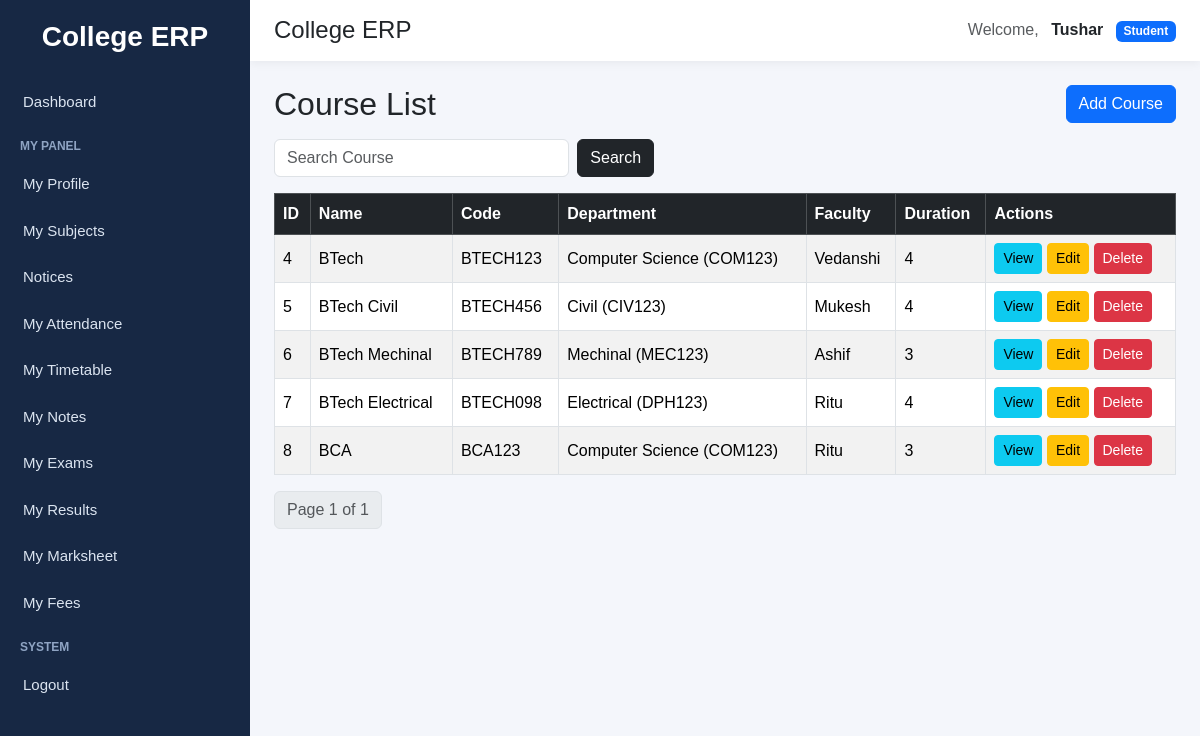
/courses/ (signed in), run on the app's committed database.
### accounts/models.py (models this page shows, shortened)
class CustomUser(AbstractUser):
    ROLE_CHOICES = (
        ("student", "Student"),
        ("faculty", "Faculty"),
        ("admin", "Admin"),
    )
    role = models.CharField(max_length=20, choices=ROLE_CHOICES)
    groups = models.ManyToManyField(
        Group,
        blank=True,
        related_name="customuser_set",
        related_query_name="customuser"
    )
    user_permissions = models.ManyToManyField(
        Permission,
        blank=True,
        related_name="customuser_permissions_set",
        related_query_name="customuser_permission"
    )

### courses/models.py (models this page shows, shortened)
class Course(models.Model):
    name = models.CharField(max_length=100, unique=True)
    code = models.CharField(max_length=20, unique=True)
    department = models.ForeignKey(
        Department,
        on_delete=models.CASCADE,
        related_name="courses"
    )
    duration = models.PositiveIntegerField(default=3)
    faculty = models.ForeignKey(
        "faculty.Faculty",
        on_delete=models.SET_NULL,
        null=True,
        blank=True,
        related_name="assigned_courses"
    )
    created_at = models.DateTimeField(auto_now_add=True)
    class Meta:
        ordering = ["name"]

### departments/models.py (models this page shows)
class Department(models.Model):
    name = models.CharField(max_length=100, unique=True)
    code = models.CharField(max_length=10, unique=True)
    class Meta:
        ordering = ["name"]
    def __str__(self):
        return f"{self.name} ({self.code})"

### faculty/models.py (models this page shows)
class Faculty(models.Model):
    user = models.OneToOneField(
        settings.AUTH_USER_MODEL,
        on_delete=models.CASCADE,
        related_name='faculty_profile',
        null=True,
        blank=True
    )
    name = models.CharField(max_length=150, blank=True, null=True)
    email = models.EmailField(blank=True, null=True)
    phone = models.CharField(max_length=15, blank=True, null=True)
    department = models.CharField(max_length=100, blank=True, null=True)
    course = models.ForeignKey(
        'courses.Course',
        on_delete=models.SET_NULL,
        null=True,
        blank=True,
        related_name='faculty_members'
    )
    designation = models.CharField(max_length=100, blank=True, null=True)
    photo = models.ImageField(upload_to='faculty/', blank=True, null=True)
    date_joined = models.DateField(blank=True, null=True)
    created_at = models.DateTimeField(auto_now_add=True, null=True, blank=True)
    def __str__(self):
        return self.name or "Faculty"

### courses/views.py (the view)
# urls.py: path("", views.course_list, name="course_list"),
@login_required
def course_list(request):
    query = request.GET.get("q", "")
    courses = Course.objects.select_related(
        "department", "faculty"
    ).all().order_by("id")
    if query:
        courses = courses.filter(
            Q(name__icontains=query) |
            Q(code__icontains=query)
        )
    paginator = Paginator(courses, 10)
    page_number = request.GET.get("page")
    courses = paginator.get_page(page_number)
    return render(request, "courses/course_list.html", {
        "courses": courses,
        "query": query,
    })

### notices/context_processors.py (called while the page is built)
def latest_notices(request):
    if not request.user.is_authenticated:
        return {"latest_notices": []}
    notices = get_visible_notices_for_user(request.user)[:5]
    return {"latest_notices": notices}

### courses/templates/courses/course_list.html (shortened to what this page needs)
{% extends "base.html" %}
{% block content %}
<div class="d-flex justify-content-between align-items-center mb-3">
    <h2 class="mb-0">Course List</h2>
    <a href="/courses/add/" class="btn btn-primary">Add Course</a>
</div>
<form method="GET" class="row g-2 mb-3">
    <div class="col-md-4">
        <input type="text" name="q" class="form-control" placeholder="Search Course" value="{{ request.GET.q }}">
    </div>
    <div class="col-auto">
        <button type="submit" class="btn btn-dark">Search</button>
    </div>
</form>
<div class="table-responsive">
    <table class="table table-bordered table-striped align-middle">
        <thead class="table-dark">
            <tr>
                <th>ID</th>
                <th>Name</th>
                <th>Code</th>
                <th>Department</th>
                <th>Faculty</th>
                <th>Duration</th>
                <th>Actions</th>
            </tr>
        </thead>
        <tbody>
        {% for course in courses %}
            <tr>
                <td>{{ course.id }}</td>
                <td>{{ course.name }}</td>
                <td>{{ course.code }}</td>
                <td>{{ course.department }}</td>
                <td>{{ course.faculty }}</td>
                <td>{{ course.duration }}</td>
                <td>
                    <a href="/courses/profile/{{ course.id }}/" class="btn btn-info btn-sm">View</a>
                    <a href="/courses/edit/{{ course.id }}/" class="btn btn-warning btn-sm">Edit</a>
                    <a href="/courses/delete/{{ course.id }}/" class="btn btn-danger btn-sm">Delete</a>
                </td>
            </tr>
        {% empty %}
            <tr>
                <td colspan="7" class="text-center">No courses found.</td>
            </tr>
        {% endfor %}
        </tbody>
    </table>
</div>
<nav>
    <ul class="pagination">
        <li class="page-item disabled">
            <span class="page-link">Page {{ courses.number }} of {{ courses.paginator.num_pages }}</span>
        </li>
    </ul>
</nav>
{% endblock %}

### templates/base.html (shortened to what this page needs)
<!DOCTYPE html>
<html lang="en">
<head>
    <link href="https://cdn.jsdelivr.net/npm/bootstrap@5.3.3/dist/css/bootstrap.min.css" rel="stylesheet">
</head>
<body>
<div class="sidebar">
    <h3>College ERP</h3>
    {% if request.user.is_authenticated %}
        {% if request.user.is_superuser or request.user.role == 'admin' %}
            <a href="/dashboard/" class="{% if '/dashboard' in request.path or request.path == '/' %}active-link{% endif %}">
                Dashboard
            </a>
            <div class="sidebar-section-title">Management</div>
            <a href="{% url 'student_list' %}" class="{% if '/students/' in request.path %}active-link{% endif %}">
                Students
            </a>
            <a href="{% url 'faculty_list' %}" class="{% if '/faculty/' in request.path %}active-link{% endif %}">
                Faculty
            </a>
            <a href="/courses/" class="{% if '/courses/' in request.path %}active-link{% endif %}">
                Courses
            </a>
            <a href="/departments/" class="{% if '/departments/' in request.path %}active-link{% endif %}">
                Departments
            </a>
            <div class="sidebar-section-title">Academics</div>
            <a href="/subjects/" class="{% if '/subjects/' in request.path and '/subjects/assignments/' not in request.path and '/subjects/my/' not in request.path %}active-link{% endif %}">
                Subjects
            </a>
            <a href="{% url 'subject_assignment_list' %}" class="{% if '/subjects/assignments/' in request.path %}active-link{% endif %}">
                Subject Assignments
            </a>
            <a href="{% url 'notice_list' %}" class="{% if '/notices/' in request.path %}active-link{% endif %}">
                Notices
            </a>
            <a href="{% url 'attendance_list' %}" class="{% if '/attendance/' in request.path %}active-link{% endif %}">
                Attendance
            </a>
            <a href="{% url 'timetable_list' %}" class="{% if '/timetable/' in request.path and '/timetable/faculty/' not in request.path and '/timetable/student/' not in request.path %}active-link{% endif %}">
                Timetable
            </a>
            <a href="/exams/" class="{% if '/exams/' in request.path and '/exams/results/' not in request.path %}active-link{% endif %}">
                Exams
            </a>
            <a href="{% url 'exam_schedule_list' %}" class="{% if '/exams/schedule/' in request.path %}active-link{% endif %}">
                Exam Schedule
            </a>
            <a href="{% url 'result_list' %}" class="{% if '/exams/results/list/' in request.path %}active-link{% endif %}">
                Results
            </a>
            <a href="{% url 'fee_structure_list' %}" class="{% if '/finance/structures/' in request.path %}active-link{% endif %}">
                Fee Structures
            </a>
            <a href="{% url 'promote_student_fee' %}" class="{% if '/finance/promote/' in request.path %}active-link{% endif %}">
                Promote Fees
            </a>
            <a href="{% url 'student_fee_list' %}" class="{% if '/finance/students/' in request.path %}active-link{% endif %}">
                Student Fees
            </a>
        {% elif request.user.role == 'student' %}
            <a href="/dashboard/" class="{% if '/dashboard' in request.path or request.path == '/' %}active-link{% endif %}">
                Dashboard
            </a>
            <div class="sidebar-section-title">My Panel</div>
            <a href="{% url 'my_student_profile' %}" class="{% if '/students/profile/' in request.path %}active-link{% endif %}">
                My Profile
            </a>
            <a href="{% url 'my_subjects' %}" class="{% if '/subjects/my/' in request.path %}active-link{% endif %}">
                My Subjects
            </a>
            <a href="{% url 'notice_list' %}" class="{% if '/notices/' in request.path %}active-link{% endif %}">
                Notices
            </a>
            <a href="{% url 'my_attendance' %}" class="{% if '/attendance/my/' in request.path %}active-link{% endif %}">
                My Attendance
            </a>
            <a href="{% url 'student_timetable' %}" class="{% if '/timetable/student/' in request.path %}active-link{% endif %}">
                My Timetable
            </a>
            <a href="{% url 'student_note_list' %}" class="{% if '/notes/student/' in request.path %}active-link{% endif %}">
                My Notes
            </a>
            <a href="{% url 'student_exam_schedule' %}" class="{% if '/exams/my-exams/' in request.path %}active-link{% endif %}">
                My Exams
            </a>
            <a href="{% url 'student_result_list' %}" class="{% if '/exams/results/student/' in request.path %}active-link{% endif %}">
                My Results
            </a>
            <a href="{% url 'consolidated_marksheet' %}" class="{% if '/exams/marksheet/' in request.path %}active-link{% endif %}">
                My Marksheet
            </a>
            <a href="{% url 'my_fees' %}" class="{% if '/finance/my-fees/' in request.path %}active-link{% endif %}">
                My Fees
            </a>
        {% endif %}
        <div class="sidebar-section-title">System</div>
        <form method="post" action="/accounts/logout/" style="margin:0;">
            <button type="submit" class="sidebar-logout-btn">Logout</button>
        </form>
    {% endif %}
</div>
<div class="main-content">
    <div class="topbar d-flex justify-content-between align-items-center">
        <h4 class="mb-0">{% block page_title %}College ERP{% endblock %}</h4>
        <div>
            {% if request.user.is_authenticated %}
                <span class="me-2 text-muted">Welcome,</span>
                <strong>{{ request.user.username }}</strong>
                {% if request.user.is_superuser %}
                    <span class="badge bg-danger ms-2">Admin</span>
                {% elif request.user.role %}
                    <span class="badge bg-primary ms-2">{{ request.user.role|title }}</span>
                {% endif %}
            {% endif %}
        </div>
    </div>
    <div class="content-area">
        {% block content %}{% endblock %}
    </div>
</div>
</body>
</html>

### templates/base.html (style rules this page uses)
body { background-color: #f4f6fb; margin: 0; padding: 0; font-family: Arial, sans-serif; }
.sidebar { width: 250px; min-height: 100vh; background: #172844; color: white; position: fixed; top: 0; left: 0; padding-top: 20px; }
.sidebar h3 { text-align: center; margin-bottom: 25px; font-weight: 700; }
.sidebar a { color: #dbe4f0; text-decoration: none; display: block; padding: 12px 20px; font-size: 15px; border-left: 3px solid transparent; }
.sidebar-section-title { font-size: 12px; color: #8fa4c3; padding: 12px 20px 6px; text-transform: uppercase; font-weight: bold; }
.sidebar-logout-btn { color: #dbe4f0; text-decoration: none; display: block; padding: 12px 20px; font-size: 15px; border: none; background: none; width: 100%; text-align: left; border-left: 3px solid transparent; }
.main-content { margin-left: 250px; min-height: 100vh; }
.topbar { background: white; padding: 16px 24px; box-shadow: 0 2px 10px rgba(0,0,0,0.06); }
.content-area { padding: 24px; }

### data on the page
CustomUser: user.username "Tushar", user.role "Student"
Course: id "4", name "BTech", code "BTECH123", department "Computer Science (COM123)", faculty "Vedanshi", duration "4"
Course: id "5", name "BTech Civil", code "BTECH456", department "Civil (CIV123)", faculty "Mukesh", duration "4"
Course: id "6", name "BTech Mechinal", code "BTECH789", department "Mechinal (MEC123)", faculty "Ashif", duration "3"
Course: id "7", name "BTech Electrical", code "BTECH098", department "Electrical (DPH123)", faculty "Ritu", duration "4"
Course: id "8", name "BCA", code "BCA123", department "Computer Science (COM123)", faculty "Ritu", duration "3"

### other printed values
{{ courses.number }} "1"
{{ courses.paginator.num_pages }} "1"
